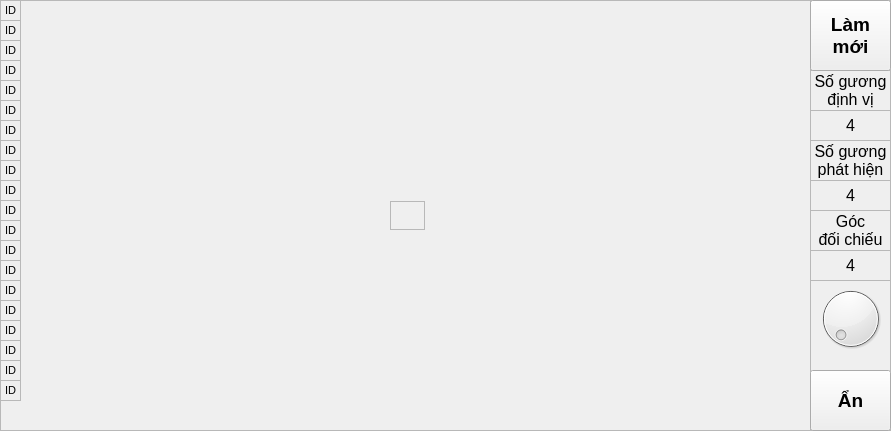
   <widget class="QFrame" name="fr_nav350">
    <property name="geometry">
     <rect>
      <x>130</x>
      <y>60</y>
      <width>891</width>
      <height>431</height>
     </rect>
    </property>
    <property name="autoFillBackground">
     <bool>true</bool>
    </property>
    <property name="frameShape">
     <enum>QFrame::StyledPanel</enum>
    </property>
    <property name="frameShadow">
     <enum>QFrame::Raised</enum>
    </property>
    <widget class="QFrame" name="fr_showReflector">
     <property name="geometry">
      <rect>
       <x>0</x>
       <y>0</y>
       <width>811</width>
       <height>431</height>
      </rect>
     </property>
     <property name="autoFillBackground">
      <bool>true</bool>
     </property>
     <property name="frameShape">
      <enum>QFrame::StyledPanel</enum>
     </property>
     <property name="frameShadow">
      <enum>QFrame::Raised</enum>
     </property>
     <widget class="QLabel" name="lb_rf_0">
      <property name="geometry">
       <rect>
        <x>0</x>
        <y>0</y>
        <width>21</width>
        <height>21</height>
       </rect>
      </property>
      <property name="font">
       <font>
        <pointsize>8</pointsize>
       </font>
      </property>
      <property name="autoFillBackground">
       <bool>true</bool>
      </property>
      <property name="frameShape">
       <enum>QFrame::StyledPanel</enum>
      </property>
      <property name="text">
       <string>ID</string>
      </property>
      <property name="alignment">
       <set>Qt::AlignCenter</set>
      </property>
     </widget>
     <widget class="QLabel" name="lb_rf_1">
      <property name="geometry">
       <rect>
        <x>0</x>
        <y>20</y>
        <width>21</width>
        <height>21</height>
       </rect>
      </property>
      <property name="font">
       <font>
        <pointsize>8</pointsize>
       </font>
      </property>
      <property name="autoFillBackground">
       <bool>true</bool>
      </property>
      <property name="frameShape">
       <enum>QFrame::StyledPanel</enum>
      </property>
      <property name="text">
       <string>ID</string>
      </property>
      <property name="alignment">
       <set>Qt::AlignCenter</set>
      </property>
     </widget>
     <widget class="QLabel" name="lb_rf_2">
      <property name="geometry">
       <rect>
        <x>0</x>
        <y>40</y>
        <width>21</width>
        <height>21</height>
       </rect>
      </property>
      <property name="font">
       <font>
        <pointsize>8</pointsize>
       </font>
      </property>
      <property name="autoFillBackground">
       <bool>true</bool>
      </property>
      <property name="frameShape">
       <enum>QFrame::StyledPanel</enum>
      </property>
      <property name="text">
       <string>ID</string>
      </property>
      <property name="alignment">
       <set>Qt::AlignCenter</set>
      </property>
     </widget>
     <widget class="QLabel" name="lb_rf_3">
      <property name="geometry">
       <rect>
        <x>0</x>
        <y>60</y>
        <width>21</width>
        <height>21</height>
       </rect>
      </property>
      <property name="font">
       <font>
        <pointsize>8</pointsize>
       </font>
      </property>
      <property name="autoFillBackground">
       <bool>true</bool>
      </property>
      <property name="frameShape">
       <enum>QFrame::StyledPanel</enum>
      </property>
      <property name="text">
       <string>ID</string>
      </property>
      <property name="alignment">
       <set>Qt::AlignCenter</set>
      </property>
     </widget>
     <widget class="QLabel" name="lb_rf_4">
      <property name="geometry">
       <rect>
        <x>0</x>
        <y>80</y>
        <width>21</width>
        <height>21</height>
       </rect>
      </property>
      <property name="font">
       <font>
        <pointsize>8</pointsize>
       </font>
      </property>
      <property name="autoFillBackground">
       <bool>true</bool>
      </property>
      <property name="frameShape">
       <enum>QFrame::StyledPanel</enum>
      </property>
      <property name="text">
       <string>ID</string>
      </property>
      <property name="alignment">
       <set>Qt::AlignCenter</set>
      </property>
     </widget>
     <widget class="QLabel" name="lb_rf_5">
      <property name="geometry">
       <rect>
        <x>0</x>
        <y>100</y>
        <width>21</width>
        <height>21</height>
       </rect>
      </property>
      <property name="font">
       <font>
        <pointsize>8</pointsize>
       </font>
      </property>
      <property name="autoFillBackground">
       <bool>true</bool>
      </property>
      <property name="frameShape">
       <enum>QFrame::StyledPanel</enum>
      </property>
      <property name="text">
       <string>ID</string>
      </property>
      <property name="alignment">
       <set>Qt::AlignCenter</set>
      </property>
     </widget>
     <widget class="QLabel" name="lb_rf_6">
      <property name="geometry">
       <rect>
        <x>0</x>
        <y>120</y>
        <width>21</width>
        <height>21</height>
       </rect>
      </property>
      <property name="font">
       <font>
        <pointsize>8</pointsize>
       </font>
      </property>
      <property name="autoFillBackground">
       <bool>true</bool>
      </property>
      <property name="frameShape">
       <enum>QFrame::StyledPanel</enum>
      </property>
      <property name="text">
       <string>ID</string>
      </property>
      <property name="alignment">
       <set>Qt::AlignCenter</set>
      </property>
     </widget>
     <widget class="QLabel" name="lb_rf_7">
      <property name="geometry">
       <rect>
        <x>0</x>
        <y>140</y>
        <width>21</width>
        <height>21</height>
       </rect>
      </property>
      <property name="font">
       <font>
        <pointsize>8</pointsize>
       </font>
      </property>
      <property name="autoFillBackground">
       <bool>true</bool>
      </property>
      <property name="frameShape">
       <enum>QFrame::StyledPanel</enum>
      </property>
      <property name="text">
       <string>ID</string>
      </property>
      <property name="alignment">
       <set>Qt::AlignCenter</set>
      </property>
     </widget>
     <widget class="QLabel" name="lb_rf_8">
      <property name="geometry">
       <rect>
        <x>0</x>
        <y>160</y>
        <width>21</width>
        <height>21</height>
       </rect>
      </property>
      <property name="font">
       <font>
        <pointsize>8</pointsize>
       </font>
      </property>
      <property name="autoFillBackground">
       <bool>true</bool>
      </property>
      <property name="frameShape">
       <enum>QFrame::StyledPanel</enum>
      </property>
      <property name="text">
       <string>ID</string>
      </property>
      <property name="alignment">
       <set>Qt::AlignCenter</set>
      </property>
     </widget>
     <widget class="QLabel" name="lb_rf_9">
      <property name="geometry">
       <rect>
        <x>0</x>
        <y>180</y>
        <width>21</width>
        <height>21</height>
       </rect>
      </property>
      <property name="font">
       <font>
        <pointsize>8</pointsize>
       </font>
      </property>
      <property name="autoFillBackground">
       <bool>true</bool>
      </property>
      <property name="frameShape">
       <enum>QFrame::StyledPanel</enum>
      </property>
      <property name="text">
       <string>ID</string>
      </property>
      <property name="alignment">
       <set>Qt::AlignCenter</set>
      </property>
     </widget>
     <widget class="QLabel" name="lb_rf_10">
      <property name="geometry">
       <rect>
        <x>0</x>
        <y>200</y>
        <width>21</width>
        <height>21</height>
       </rect>
      </property>
      <property name="font">
       <font>
        <pointsize>8</pointsize>
       </font>
      </property>
      <property name="autoFillBackground">
       <bool>true</bool>
      </property>
      <property name="frameShape">
       <enum>QFrame::StyledPanel</enum>
      </property>
      <property name="text">
       <string>ID</string>
      </property>
      <property name="alignment">
       <set>Qt::AlignCenter</set>
      </property>
     </widget>
     <widget class="QLabel" name="lb_rf_11">
      <property name="geometry">
       <rect>
        <x>0</x>
        <y>220</y>
        <width>21</width>
        <height>21</height>
       </rect>
      </property>
      <property name="font">
       <font>
        <pointsize>8</pointsize>
       </font>
      </property>
      <property name="autoFillBackground">
       <bool>true</bool>
      </property>
      <property name="frameShape">
       <enum>QFrame::StyledPanel</enum>
      </property>
      <property name="text">
       <string>ID</string>
      </property>
      <property name="alignment">
       <set>Qt::AlignCenter</set>
      </property>
     </widget>
     <widget class="QLabel" name="lb_rf_12">
      <property name="geometry">
       <rect>
        <x>0</x>
        <y>240</y>
        <width>21</width>
        <height>21</height>
       </rect>
      </property>
      <property name="font">
       <font>
        <pointsize>8</pointsize>
       </font>
      </property>
      <property name="autoFillBackground">
       <bool>true</bool>
      </property>
      <property name="frameShape">
       <enum>QFrame::StyledPanel</enum>
      </property>
      <property name="text">
       <string>ID</string>
      </property>
      <property name="alignment">
       <set>Qt::AlignCenter</set>
      </property>
     </widget>
     <widget class="QLabel" name="lb_rf_13">
      <property name="geometry">
       <rect>
        <x>0</x>
        <y>260</y>
        <width>21</width>
        <height>21</height>
       </rect>
      </property>
      <property name="font">
       <font>
        <pointsize>8</pointsize>
       </font>
      </property>
      <property name="autoFillBackground">
       <bool>true</bool>
      </property>
      <property name="frameShape">
       <enum>QFrame::StyledPanel</enum>
      </property>
      <property name="text">
       <string>ID</string>
      </property>
      <property name="alignment">
       <set>Qt::AlignCenter</set>
      </property>
     </widget>
     <widget class="QLabel" name="lb_rf_14">
      <property name="geometry">
       <rect>
        <x>0</x>
        <y>280</y>
        <width>21</width>
        <height>21</height>
       </rect>
      </property>
      <property name="font">
       <font>
        <pointsize>8</pointsize>
       </font>
      </property>
      <property name="autoFillBackground">
       <bool>true</bool>
      </property>
      <property name="frameShape">
       <enum>QFrame::StyledPanel</enum>
      </property>
      <property name="text">
       <string>ID</string>
      </property>
      <property name="alignment">
       <set>Qt::AlignCenter</set>
      </property>
     </widget>
     <widget class="QLabel" name="lb_rf_15">
      <property name="geometry">
       <rect>
        <x>0</x>
        <y>300</y>
        <width>21</width>
        <height>21</height>
       </rect>
      </property>
      <property name="font">
       <font>
        <pointsize>8</pointsize>
       </font>
      </property>
      <property name="autoFillBackground">
       <bool>true</bool>
      </property>
      <property name="frameShape">
       <enum>QFrame::StyledPanel</enum>
      </property>
      <property name="text">
       <string>ID</string>
      </property>
      <property name="alignment">
       <set>Qt::AlignCenter</set>
      </property>
     </widget>
     <widget class="QLabel" name="lb_rf_16">
      <property name="geometry">
       <rect>
        <x>0</x>
        <y>320</y>
        <width>21</width>
        <height>21</height>
       </rect>
      </property>
      <property name="font">
       <font>
        <pointsize>8</pointsize>
       </font>
      </property>
      <property name="autoFillBackground">
       <bool>true</bool>
      </property>
      <property name="frameShape">
       <enum>QFrame::StyledPanel</enum>
      </property>
      <property name="text">
       <string>ID</string>
      </property>
      <property name="alignment">
       <set>Qt::AlignCenter</set>
      </property>
     </widget>
     <widget class="QLabel" name="lb_rf_17">
      <property name="geometry">
       <rect>
        <x>0</x>
        <y>340</y>
        <width>21</width>
        <height>21</height>
       </rect>
      </property>
      <property name="font">
       <font>
        <pointsize>8</pointsize>
       </font>
      </property>
      <property name="autoFillBackground">
       <bool>true</bool>
      </property>
      <property name="frameShape">
       <enum>QFrame::StyledPanel</enum>
      </property>
      <property name="text">
       <string>ID</string>
      </property>
      <property name="alignment">
       <set>Qt::AlignCenter</set>
      </property>
     </widget>
     <widget class="QLabel" name="lb_rf_18">
      <property name="geometry">
       <rect>
        <x>0</x>
        <y>360</y>
        <width>21</width>
        <height>21</height>
       </rect>
      </property>
      <property name="font">
       <font>
        <pointsize>8</pointsize>
       </font>
      </property>
      <property name="autoFillBackground">
       <bool>true</bool>
      </property>
      <property name="frameShape">
       <enum>QFrame::StyledPanel</enum>
      </property>
      <property name="text">
       <string>ID</string>
      </property>
      <property name="alignment">
       <set>Qt::AlignCenter</set>
      </property>
     </widget>
     <widget class="QLabel" name="lb_rf_19">
      <property name="geometry">
       <rect>
        <x>0</x>
        <y>380</y>
        <width>21</width>
        <height>21</height>
       </rect>
      </property>
      <property name="font">
       <font>
        <pointsize>8</pointsize>
       </font>
      </property>
      <property name="autoFillBackground">
       <bool>true</bool>
      </property>
      <property name="frameShape">
       <enum>QFrame::StyledPanel</enum>
      </property>
      <property name="text">
       <string>ID</string>
      </property>
      <property name="alignment">
       <set>Qt::AlignCenter</set>
      </property>
     </widget>
     <widget class="QLabel" name="lb_nav350">
      <property name="geometry">
       <rect>
        <x>390</x>
        <y>201</y>
        <width>35</width>
        <height>29</height>
       </rect>
      </property>
      <property name="font">
       <font>
        <pointsize>8</pointsize>
        <weight>75</weight>
        <bold>true</bold>
       </font>
      </property>
      <property name="autoFillBackground">
       <bool>true</bool>
      </property>
      <property name="frameShape">
       <enum>QFrame::StyledPanel</enum>
      </property>
      <property name="text">
       <string/>
      </property>
      <property name="pixmap">
       <pixmap>nav350.png</pixmap>
      </property>
      <property name="scaledContents">
       <bool>true</bool>
      </property>
      <property name="alignment">
       <set>Qt::AlignCenter</set>
      </property>
     </widget>
    </widget>
    <widget class="QPushButton" name="bt_hideNav350">
     <property name="geometry">
      <rect>
       <x>810</x>
       <y>370</y>
       <width>81</width>
       <height>61</height>
      </rect>
     </property>
     <property name="font">
      <font>
       <pointsize>14</pointsize>
       <weight>75</weight>
       <bold>true</bold>
      </font>
     </property>
     <property name="text">
      <string>Ẩn</string>
     </property>
    </widget>
    <widget class="QLabel" name="lb_reflectorLoc">
     <property name="geometry">
      <rect>
       <x>810</x>
       <y>70</y>
       <width>81</width>
       <height>41</height>
      </rect>
     </property>
     <property name="font">
      <font>
       <pointsize>12</pointsize>
      </font>
     </property>
     <property name="autoFillBackground">
      <bool>false</bool>
     </property>
     <property name="frameShape">
      <enum>QFrame::StyledPanel</enum>
     </property>
     <property name="lineWidth">
      <number>1</number>
     </property>
     <property name="midLineWidth">
      <number>0</number>
     </property>
     <property name="text">
      <string>Số gương
định vị</string>
     </property>
     <property name="scaledContents">
      <bool>false</bool>
     </property>
     <property name="alignment">
      <set>Qt::AlignCenter</set>
     </property>
     <property name="wordWrap">
      <bool>false</bool>
     </property>
     <property name="openExternalLinks">
      <bool>false</bool>
     </property>
    </widget>
    <widget class="QLabel" name="lbv_reflectorLoc">
     <property name="geometry">
      <rect>
       <x>810</x>
       <y>110</y>
       <width>81</width>
       <height>31</height>
      </rect>
     </property>
     <property name="font">
      <font>
       <pointsize>12</pointsize>
      </font>
     </property>
     <property name="autoFillBackground">
      <bool>false</bool>
     </property>
     <property name="frameShape">
      <enum>QFrame::StyledPanel</enum>
     </property>
     <property name="lineWidth">
      <number>1</number>
     </property>
     <property name="midLineWidth">
      <number>0</number>
     </property>
     <property name="text">
      <string>4</string>
     </property>
     <property name="scaledContents">
      <bool>false</bool>
     </property>
     <property name="alignment">
      <set>Qt::AlignCenter</set>
     </property>
     <property name="wordWrap">
      <bool>false</bool>
     </property>
     <property name="openExternalLinks">
      <bool>false</bool>
     </property>
    </widget>
    <widget class="QPushButton" name="bt_refresh_showRelector">
     <property name="geometry">
      <rect>
       <x>810</x>
       <y>0</y>
       <width>81</width>
       <height>71</height>
      </rect>
     </property>
     <property name="font">
      <font>
       <pointsize>14</pointsize>
       <weight>75</weight>
       <bold>true</bold>
      </font>
     </property>
     <property name="text">
      <string>Làm
mới</string>
     </property>
    </widget>
    <widget class="QLabel" name="lb_reflectorDetect">
     <property name="geometry">
      <rect>
       <x>810</x>
       <y>140</y>
       <width>81</width>
       <height>41</height>
      </rect>
     </property>
     <property name="font">
      <font>
       <pointsize>12</pointsize>
      </font>
     </property>
     <property name="autoFillBackground">
      <bool>false</bool>
     </property>
     <property name="frameShape">
      <enum>QFrame::StyledPanel</enum>
     </property>
     <property name="lineWidth">
      <number>1</number>
     </property>
     <property name="midLineWidth">
      <number>0</number>
     </property>
     <property name="text">
      <string>Số gương
phát hiện</string>
     </property>
     <property name="scaledContents">
      <bool>false</bool>
     </property>
     <property name="alignment">
      <set>Qt::AlignCenter</set>
     </property>
     <property name="wordWrap">
      <bool>false</bool>
     </property>
     <property name="openExternalLinks">
      <bool>false</bool>
     </property>
    </widget>
    <widget class="QLabel" name="lbv_reflectorDetect">
     <property name="geometry">
      <rect>
       <x>810</x>
       <y>180</y>
       <width>81</width>
       <height>31</height>
      </rect>
     </property>
     <property name="font">
      <font>
       <pointsize>12</pointsize>
      </font>
     </property>
     <property name="autoFillBackground">
      <bool>false</bool>
     </property>
     <property name="frameShape">
      <enum>QFrame::StyledPanel</enum>
     </property>
     <property name="lineWidth">
      <number>1</number>
     </property>
     <property name="midLineWidth">
      <number>0</number>
     </property>
     <property name="text">
      <string>4</string>
     </property>
     <property name="scaledContents">
      <bool>false</bool>
     </property>
     <property name="alignment">
      <set>Qt::AlignCenter</set>
     </property>
     <property name="wordWrap">
      <bool>false</bool>
     </property>
     <property name="openExternalLinks">
      <bool>false</bool>
     </property>
    </widget>
    <widget class="QLabel" name="lb_angleCompare">
     <property name="geometry">
      <rect>
       <x>810</x>
       <y>210</y>
       <width>81</width>
       <height>41</height>
      </rect>
     </property>
     <property name="font">
      <font>
       <pointsize>12</pointsize>
      </font>
     </property>
     <property name="autoFillBackground">
      <bool>false</bool>
     </property>
     <property name="frameShape">
      <enum>QFrame::StyledPanel</enum>
     </property>
     <property name="lineWidth">
      <number>1</number>
     </property>
     <property name="midLineWidth">
      <number>0</number>
     </property>
     <property name="text">
      <string>Góc
đối chiếu</string>
     </property>
     <property name="scaledContents">
      <bool>false</bool>
     </property>
     <property name="alignment">
      <set>Qt::AlignCenter</set>
     </property>
     <property name="wordWrap">
      <bool>false</bool>
     </property>
     <property name="openExternalLinks">
      <bool>false</bool>
     </property>
    </widget>
    <widget class="QLabel" name="lbv_angleCompare">
     <property name="geometry">
      <rect>
       <x>810</x>
       <y>250</y>
       <width>81</width>
       <height>31</height>
      </rect>
     </property>
     <property name="font">
      <font>
       <pointsize>12</pointsize>
      </font>
     </property>
     <property name="autoFillBackground">
      <bool>false</bool>
     </property>
     <property name="frameShape">
      <enum>QFrame::StyledPanel</enum>
     </property>
     <property name="lineWidth">
      <number>1</number>
     </property>
     <property name="midLineWidth">
      <number>0</number>
     </property>
     <property name="text">
      <string>4</string>
     </property>
     <property name="scaledContents">
      <bool>false</bool>
     </property>
     <property name="alignment">
      <set>Qt::AlignCenter</set>
     </property>
     <property name="wordWrap">
      <bool>false</bool>
     </property>
     <property name="openExternalLinks">
      <bool>false</bool>
     </property>
    </widget>
    <widget class="QDial" name="dial_angleCompare">
     <property name="geometry">
      <rect>
       <x>810</x>
       <y>283</y>
       <width>81</width>
       <height>71</height>
      </rect>
     </property>
     <property name="maximum">
      <number>180</number>
     </property>
    </widget>
   </widget>
